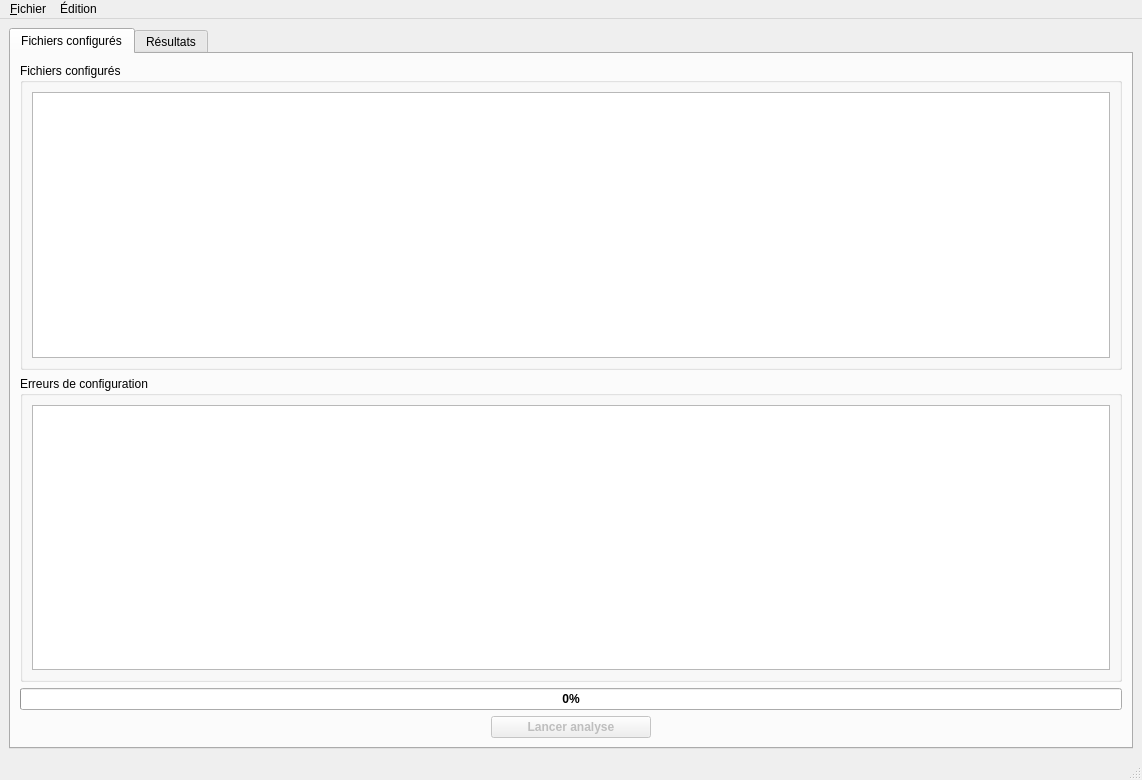
<?xml version="1.0" encoding="UTF-8"?>
<ui version="4.0">
 <class>RekkixMW</class>
 <widget class="QMainWindow" name="RekkixMW">
  <property name="geometry">
   <rect>
    <x>0</x>
    <y>0</y>
    <width>1142</width>
    <height>780</height>
   </rect>
  </property>
  <property name="windowTitle">
   <string>Rekkix, the requirements matrix !</string>
  </property>
  <property name="windowIcon">
   <iconset resource="../resources/rekkix.qrc">
    <normaloff>:/icon/Rekkix_logo.svg</normaloff>:/icon/Rekkix_logo.svg</iconset>
  </property>
  <widget class="QWidget" name="centralwidget">
   <layout class="QGridLayout" name="gridLayout_14">
    <item row="0" column="0">
     <widget class="QTabWidget" name="mw_tabs">
      <property name="enabled">
       <bool>true</bool>
      </property>
      <property name="currentIndex">
       <number>0</number>
      </property>
      <widget class="QWidget" name="tab_configuredFiles">
       <attribute name="title">
        <string>Fichiers configurés</string>
       </attribute>
       <layout class="QGridLayout" name="gridLayout_9">
        <item row="0" column="0">
         <widget class="QGroupBox" name="gb_configuredFiles">
          <property name="title">
           <string>Fichiers configurés</string>
          </property>
          <layout class="QGridLayout" name="gridLayout">
           <item row="0" column="0">
            <widget class="QTableView" name="tv_configuredFiles"/>
           </item>
          </layout>
         </widget>
        </item>
        <item row="1" column="0">
         <widget class="QGroupBox" name="gb_configurationErrors">
          <property name="title">
           <string>Erreurs de configuration</string>
          </property>
          <layout class="QGridLayout" name="gridLayout_10">
           <item row="0" column="0">
            <widget class="QTableView" name="tv_configurationErrors"/>
           </item>
          </layout>
         </widget>
        </item>
        <item row="2" column="0">
         <widget class="QProgressBar" name="progbar_analysis">
          <property name="font">
           <font>
            <weight>75</weight>
            <bold>true</bold>
           </font>
          </property>
          <property name="value">
           <number>0</number>
          </property>
          <property name="alignment">
           <set>Qt::AlignCenter</set>
          </property>
          <property name="textVisible">
           <bool>true</bool>
          </property>
          <property name="invertedAppearance">
           <bool>false</bool>
          </property>
          <property name="format">
           <string notr="true">%p%</string>
          </property>
         </widget>
        </item>
        <item row="3" column="0">
         <layout class="QHBoxLayout" name="horizontalLayout">
          <item>
           <spacer name="horizontalSpacer_2">
            <property name="orientation">
             <enum>Qt::Horizontal</enum>
            </property>
            <property name="sizeHint" stdset="0">
             <size>
              <width>40</width>
              <height>20</height>
             </size>
            </property>
           </spacer>
          </item>
          <item>
           <widget class="QPushButton" name="pb_startAnalysis">
            <property name="enabled">
             <bool>false</bool>
            </property>
            <property name="minimumSize">
             <size>
              <width>160</width>
              <height>0</height>
             </size>
            </property>
            <property name="font">
             <font>
              <weight>75</weight>
              <bold>true</bold>
             </font>
            </property>
            <property name="text">
             <string>Lancer analyse</string>
            </property>
           </widget>
          </item>
          <item>
           <spacer name="horizontalSpacer">
            <property name="orientation">
             <enum>Qt::Horizontal</enum>
            </property>
            <property name="sizeHint" stdset="0">
             <size>
              <width>468</width>
              <height>20</height>
             </size>
            </property>
           </spacer>
          </item>
         </layout>
        </item>
       </layout>
      </widget>
      <widget class="QWidget" name="tab_results">
       <property name="enabled">
        <bool>true</bool>
       </property>
       <attribute name="title">
        <string>Résultats</string>
       </attribute>
       <layout class="QGridLayout" name="gridLayout_13">
        <item row="0" column="0">
         <widget class="QSplitter" name="frameVerticalSplitter">
          <property name="frameShape">
           <enum>QFrame::StyledPanel</enum>
          </property>
          <property name="frameShadow">
           <enum>QFrame::Raised</enum>
          </property>
          <property name="orientation">
           <enum>Qt::Vertical</enum>
          </property>
          <widget class="QFrame" name="frameFiles">
           <property name="frameShape">
            <enum>QFrame::NoFrame</enum>
           </property>
           <property name="frameShadow">
            <enum>QFrame::Raised</enum>
           </property>
           <property name="lineWidth">
            <number>0</number>
           </property>
           <layout class="QGridLayout" name="gridLayout_12">
            <property name="leftMargin">
             <number>0</number>
            </property>
            <property name="topMargin">
             <number>0</number>
            </property>
            <property name="rightMargin">
             <number>0</number>
            </property>
            <property name="bottomMargin">
             <number>0</number>
            </property>
            <item row="0" column="0" rowspan="2">
             <widget class="QGroupBox" name="gb_filesCoverageSummary">
              <property name="title">
               <string>Résumé de la couverture des fichiers</string>
              </property>
              <layout class="QGridLayout" name="gridLayout_2">
               <item row="0" column="0">
                <widget class="QTableView" name="tv_filesCoverageSummary">
                 <property name="minimumSize">
                  <size>
                   <width>600</width>
                   <height>200</height>
                  </size>
                 </property>
                 <property name="baseSize">
                  <size>
                   <width>200</width>
                   <height>0</height>
                  </size>
                 </property>
                 <property name="alternatingRowColors">
                  <bool>true</bool>
                 </property>
                 <property name="selectionMode">
                  <enum>QAbstractItemView::ExtendedSelection</enum>
                 </property>
                 <property name="selectionBehavior">
                  <enum>QAbstractItemView::SelectRows</enum>
                 </property>
                 <attribute name="horizontalHeaderShowSortIndicator" stdset="0">
                  <bool>true</bool>
                 </attribute>
                </widget>
               </item>
              </layout>
             </widget>
            </item>
            <item row="0" column="1">
             <widget class="QGroupBox" name="gb_upstreamDocs">
              <property name="minimumSize">
               <size>
                <width>233</width>
                <height>0</height>
               </size>
              </property>
              <property name="maximumSize">
               <size>
                <width>233</width>
                <height>16777215</height>
               </size>
              </property>
              <property name="title">
               <string>Documents en amont</string>
              </property>
              <layout class="QGridLayout" name="gridLayout_3">
               <item row="0" column="0">
                <widget class="QTableView" name="tv_upstreamDocs">
                 <property name="minimumSize">
                  <size>
                   <width>200</width>
                   <height>0</height>
                  </size>
                 </property>
                 <property name="maximumSize">
                  <size>
                   <width>200</width>
                   <height>16777215</height>
                  </size>
                 </property>
                 <property name="alternatingRowColors">
                  <bool>true</bool>
                 </property>
                 <property name="selectionMode">
                  <enum>QAbstractItemView::SingleSelection</enum>
                 </property>
                 <property name="selectionBehavior">
                  <enum>QAbstractItemView::SelectRows</enum>
                 </property>
                </widget>
               </item>
              </layout>
             </widget>
            </item>
            <item row="1" column="1">
             <widget class="QGroupBox" name="gb_downstreamDocs">
              <property name="minimumSize">
               <size>
                <width>233</width>
                <height>0</height>
               </size>
              </property>
              <property name="maximumSize">
               <size>
                <width>233</width>
                <height>16777215</height>
               </size>
              </property>
              <property name="title">
               <string>Documents en aval</string>
              </property>
              <layout class="QGridLayout" name="gridLayout_4">
               <item row="0" column="0">
                <widget class="QTableView" name="tv_downstreamDocs">
                 <property name="minimumSize">
                  <size>
                   <width>200</width>
                   <height>0</height>
                  </size>
                 </property>
                 <property name="maximumSize">
                  <size>
                   <width>200</width>
                   <height>16777215</height>
                  </size>
                 </property>
                 <property name="alternatingRowColors">
                  <bool>true</bool>
                 </property>
                 <property name="selectionMode">
                  <enum>QAbstractItemView::SingleSelection</enum>
                 </property>
                 <property name="selectionBehavior">
                  <enum>QAbstractItemView::SelectRows</enum>
                 </property>
                </widget>
               </item>
              </layout>
             </widget>
            </item>
           </layout>
          </widget>
          <widget class="QSplitter" name="frameHorizontalSplitter">
           <property name="frameShape">
            <enum>QFrame::StyledPanel</enum>
           </property>
           <property name="frameShadow">
            <enum>QFrame::Raised</enum>
           </property>
           <property name="orientation">
            <enum>Qt::Horizontal</enum>
           </property>
           <widget class="QGroupBox" name="gb_errors">
            <property name="title">
             <string>Erreurs</string>
            </property>
            <layout class="QGridLayout" name="gridLayout_7">
             <item row="0" column="0">
              <widget class="QTableView" name="tv_errors">
               <property name="alternatingRowColors">
                <bool>true</bool>
               </property>
               <property name="selectionMode">
                <enum>QAbstractItemView::SingleSelection</enum>
               </property>
               <property name="selectionBehavior">
                <enum>QAbstractItemView::SelectRows</enum>
               </property>
               <attribute name="horizontalHeaderShowSortIndicator" stdset="0">
                <bool>true</bool>
               </attribute>
              </widget>
             </item>
            </layout>
           </widget>
           <widget class="QTabWidget" name="result_tabs">
            <property name="currentIndex">
             <number>0</number>
            </property>
            <widget class="QWidget" name="tab_reqs">
             <attribute name="title">
              <string>Exigences définies</string>
             </attribute>
             <layout class="QGridLayout" name="gridLayout_8">
              <item row="0" column="0">
               <widget class="QTableView" name="tv_definedReqs">
                <property name="selectionBehavior">
                 <enum>QAbstractItemView::SelectRows</enum>
                </property>
                <attribute name="horizontalHeaderShowSortIndicator" stdset="0">
                 <bool>true</bool>
                </attribute>
               </widget>
              </item>
             </layout>
            </widget>
            <widget class="QWidget" name="tab_covering">
             <attribute name="title">
              <string>Exigences couvrantes</string>
             </attribute>
             <layout class="QGridLayout" name="gridLayout_11">
              <item row="0" column="0">
               <widget class="QTableView" name="tv_upstreamCoverage">
                <property name="minimumSize">
                 <size>
                  <width>0</width>
                  <height>300</height>
                 </size>
                </property>
                <property name="alternatingRowColors">
                 <bool>true</bool>
                </property>
                <property name="selectionMode">
                 <enum>QAbstractItemView::MultiSelection</enum>
                </property>
                <property name="selectionBehavior">
                 <enum>QAbstractItemView::SelectRows</enum>
                </property>
                <attribute name="horizontalHeaderShowSortIndicator" stdset="0">
                 <bool>true</bool>
                </attribute>
               </widget>
              </item>
             </layout>
            </widget>
            <widget class="QWidget" name="tab_composite">
             <attribute name="title">
              <string>Exigences composites</string>
             </attribute>
             <layout class="QGridLayout" name="gridLayout_5">
              <item row="0" column="0">
               <widget class="QTableView" name="tv_compositeReqs">
                <property name="selectionBehavior">
                 <enum>QAbstractItemView::SelectRows</enum>
                </property>
                <attribute name="horizontalHeaderShowSortIndicator" stdset="0">
                 <bool>true</bool>
                </attribute>
                <attribute name="verticalHeaderShowSortIndicator" stdset="0">
                 <bool>false</bool>
                </attribute>
               </widget>
              </item>
             </layout>
            </widget>
            <widget class="QWidget" name="tab_covered">
             <attribute name="title">
              <string>Exigences couvertes</string>
             </attribute>
             <layout class="QGridLayout" name="gridLayout_6">
              <item row="0" column="0">
               <widget class="QTableView" name="tv_downstreamCoverage">
                <property name="minimumSize">
                 <size>
                  <width>0</width>
                  <height>0</height>
                 </size>
                </property>
                <property name="alternatingRowColors">
                 <bool>true</bool>
                </property>
                <property name="selectionMode">
                 <enum>QAbstractItemView::MultiSelection</enum>
                </property>
                <property name="selectionBehavior">
                 <enum>QAbstractItemView::SelectRows</enum>
                </property>
                <attribute name="horizontalHeaderShowSortIndicator" stdset="0">
                 <bool>true</bool>
                </attribute>
                <attribute name="verticalHeaderShowSortIndicator" stdset="0">
                 <bool>false</bool>
                </attribute>
               </widget>
              </item>
             </layout>
            </widget>
           </widget>
          </widget>
         </widget>
        </item>
        <item row="1" column="0">
         <layout class="QHBoxLayout" name="horizontalLayout_2">
          <item>
           <spacer name="horizontalSpacer_3">
            <property name="orientation">
             <enum>Qt::Horizontal</enum>
            </property>
            <property name="sizeHint" stdset="0">
             <size>
              <width>40</width>
              <height>20</height>
             </size>
            </property>
           </spacer>
          </item>
          <item>
           <widget class="QPushButton" name="pb_generateReports">
            <property name="minimumSize">
             <size>
              <width>160</width>
              <height>0</height>
             </size>
            </property>
            <property name="font">
             <font>
              <weight>75</weight>
              <bold>true</bold>
             </font>
            </property>
            <property name="text">
             <string>Génération de rapport</string>
            </property>
           </widget>
          </item>
          <item>
           <spacer name="horizontalSpacer_4">
            <property name="orientation">
             <enum>Qt::Horizontal</enum>
            </property>
            <property name="sizeHint" stdset="0">
             <size>
              <width>40</width>
              <height>20</height>
             </size>
            </property>
           </spacer>
          </item>
         </layout>
        </item>
       </layout>
      </widget>
     </widget>
    </item>
   </layout>
  </widget>
  <widget class="QMenuBar" name="menubar">
   <property name="geometry">
    <rect>
     <x>0</x>
     <y>0</y>
     <width>1142</width>
     <height>21</height>
    </rect>
   </property>
   <widget class="QMenu" name="menu_Fichier">
    <property name="title">
     <string>&amp;Fichier</string>
    </property>
    <addaction name="actionOuvrir_fichier_de_configuration"/>
    <addaction name="actionQuitter"/>
   </widget>
   <widget class="QMenu" name="menuPr_f_rences">
    <property name="title">
     <string>Édition</string>
    </property>
    <addaction name="actionPr_f_rences"/>
   </widget>
   <addaction name="menu_Fichier"/>
   <addaction name="menuPr_f_rences"/>
  </widget>
  <widget class="QStatusBar" name="statusbar"/>
  <action name="actionQuitter">
   <property name="text">
    <string>Quitter</string>
   </property>
  </action>
  <action name="actionOuvrir_fichier_de_configuration">
   <property name="text">
    <string>Ouvrir fichier de configuration</string>
   </property>
  </action>
  <action name="actionPr_f_rences">
   <property name="text">
    <string>Préférences</string>
   </property>
  </action>
 </widget>
 <resources>
  <include location="../resources/rekkix.qrc"/>
 </resources>
 <connections>
  <connection>
   <sender>actionQuitter</sender>
   <signal>triggered()</signal>
   <receiver>RekkixMW</receiver>
   <slot>close()</slot>
   <hints>
    <hint type="sourcelabel">
     <x>-1</x>
     <y>-1</y>
    </hint>
    <hint type="destinationlabel">
     <x>241</x>
     <y>97</y>
    </hint>
   </hints>
  </connection>
  <connection>
   <sender>actionOuvrir_fichier_de_configuration</sender>
   <signal>triggered(bool)</signal>
   <receiver>RekkixMW</receiver>
   <slot>slt_loadConfigurationFile()</slot>
   <hints>
    <hint type="sourcelabel">
     <x>-1</x>
     <y>-1</y>
    </hint>
    <hint type="destinationlabel">
     <x>241</x>
     <y>97</y>
    </hint>
   </hints>
  </connection>
  <connection>
   <sender>pb_startAnalysis</sender>
   <signal>clicked()</signal>
   <receiver>RekkixMW</receiver>
   <slot>slt_startAnalysis()</slot>
   <hints>
    <hint type="sourcelabel">
     <x>703</x>
     <y>454</y>
    </hint>
    <hint type="destinationlabel">
     <x>425</x>
     <y>247</y>
    </hint>
   </hints>
  </connection>
  <connection>
   <sender>tv_filesCoverageSummary</sender>
   <signal>clicked(QModelIndex)</signal>
   <receiver>RekkixMW</receiver>
   <slot>slt_fileCoverageSummary_selected(QModelIndex)</slot>
   <hints>
    <hint type="sourcelabel">
     <x>330</x>
     <y>205</y>
    </hint>
    <hint type="destinationlabel">
     <x>564</x>
     <y>345</y>
    </hint>
   </hints>
  </connection>
  <connection>
   <sender>pb_generateReports</sender>
   <signal>clicked()</signal>
   <receiver>RekkixMW</receiver>
   <slot>slt_generateReports()</slot>
   <hints>
    <hint type="sourcelabel">
     <x>106</x>
     <y>71</y>
    </hint>
    <hint type="destinationlabel">
     <x>570</x>
     <y>389</y>
    </hint>
   </hints>
  </connection>
  <connection>
   <sender>actionPr_f_rences</sender>
   <signal>triggered()</signal>
   <receiver>RekkixMW</receiver>
   <slot>slt_showSettingsDlg()</slot>
   <hints>
    <hint type="sourcelabel">
     <x>-1</x>
     <y>-1</y>
    </hint>
    <hint type="destinationlabel">
     <x>570</x>
     <y>389</y>
    </hint>
   </hints>
  </connection>
 </connections>
 <slots>
  <slot>slt_loadConfigurationFile()</slot>
  <slot>slt_startAnalysis()</slot>
  <slot>slt_fileCoverageSummary_selected(QModelIndex)</slot>
  <slot>slt_generateReports()</slot>
  <slot>slt_showSettingsDlg()</slot>
 </slots>
</ui>
